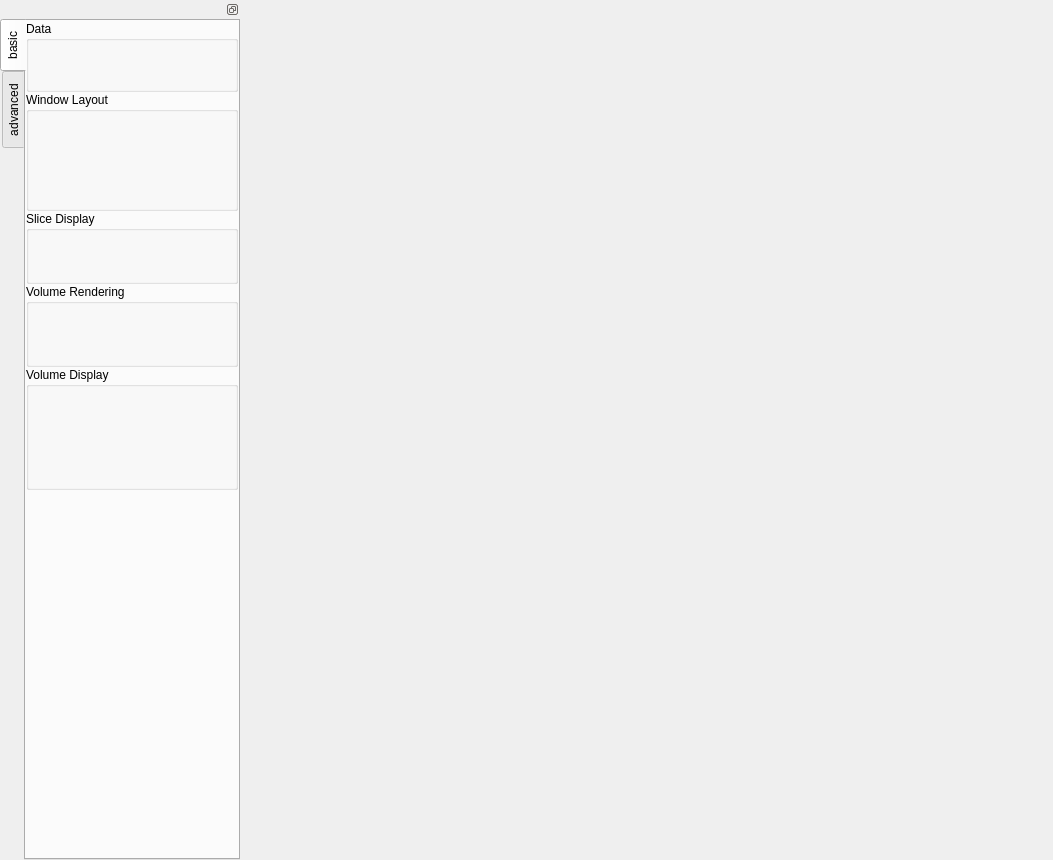
<?xml version="1.0" encoding="UTF-8"?>
<ui version="4.0">
 <class>stkSlicerApp</class>
 <widget class="QMainWindow" name="stkSlicerApp">
  <property name="geometry">
   <rect>
    <x>0</x>
    <y>0</y>
    <width>1053</width>
    <height>860</height>
   </rect>
  </property>
  <property name="windowTitle">
   <string>stkSlicerApp</string>
  </property>
  <widget class="QWidget" name="centralWidget">
   <layout class="QHBoxLayout" name="horizontalLayout">
    <property name="spacing">
     <number>0</number>
    </property>
    <property name="margin">
     <number>0</number>
    </property>
    <item>
     <widget class="QWidget" name="slicerWidget" native="true"/>
    </item>
   </layout>
  </widget>
  <widget class="QDockWidget" name="dockWidget">
   <property name="minimumSize">
    <size>
     <width>240</width>
     <height>582</height>
    </size>
   </property>
   <property name="maximumSize">
    <size>
     <width>240</width>
     <height>524287</height>
    </size>
   </property>
   <property name="features">
    <set>QDockWidget::DockWidgetFloatable|QDockWidget::DockWidgetMovable</set>
   </property>
   <property name="allowedAreas">
    <set>Qt::LeftDockWidgetArea</set>
   </property>
   <attribute name="dockWidgetArea">
    <number>1</number>
   </attribute>
   <widget class="QWidget" name="dockWidgetContents">
    <layout class="QVBoxLayout" name="verticalLayout_6">
     <property name="spacing">
      <number>0</number>
     </property>
     <property name="margin">
      <number>0</number>
     </property>
     <item>
      <widget class="QTabWidget" name="tabWidget">
       <property name="tabPosition">
        <enum>QTabWidget::West</enum>
       </property>
       <property name="currentIndex">
        <number>0</number>
       </property>
       <widget class="QWidget" name="tab">
        <attribute name="title">
         <string>basic</string>
        </attribute>
        <layout class="QVBoxLayout" name="verticalLayout_7">
         <property name="spacing">
          <number>0</number>
         </property>
         <property name="margin">
          <number>0</number>
         </property>
         <item>
          <widget class="QGroupBox" name="DataGroupBox">
           <property name="title">
            <string>Data</string>
           </property>
           <layout class="QHBoxLayout" name="horizontalLayout_2">
            <property name="spacing">
             <number>0</number>
            </property>
            <property name="margin">
             <number>0</number>
            </property>
            <item>
             <widget class="stkSlicerDataWidget" name="SlicerDataWidget" native="true">
              <property name="minimumSize">
               <size>
                <width>0</width>
                <height>48</height>
               </size>
              </property>
              <property name="autoFillBackground">
               <bool>false</bool>
              </property>
             </widget>
            </item>
           </layout>
          </widget>
         </item>
         <item>
          <widget class="QGroupBox" name="LayoutGroupBox">
           <property name="title">
            <string>Window Layout</string>
           </property>
           <layout class="QVBoxLayout" name="verticalLayout_2">
            <property name="spacing">
             <number>0</number>
            </property>
            <property name="margin">
             <number>0</number>
            </property>
            <item>
             <widget class="stkSlicerLayoutWidget" name="SlicerLayoutWidget" native="true">
              <property name="minimumSize">
               <size>
                <width>0</width>
                <height>96</height>
               </size>
              </property>
              <property name="autoFillBackground">
               <bool>false</bool>
              </property>
             </widget>
            </item>
           </layout>
          </widget>
         </item>
         <item>
          <widget class="QGroupBox" name="SliceNodeGroupBox">
           <property name="title">
            <string>Slice Display</string>
           </property>
           <layout class="QVBoxLayout" name="verticalLayout_5">
            <property name="spacing">
             <number>0</number>
            </property>
            <property name="margin">
             <number>0</number>
            </property>
            <item>
             <widget class="stkSlicerSliceNodeWidget" name="SliceNodeWidget" native="true">
              <property name="minimumSize">
               <size>
                <width>0</width>
                <height>50</height>
               </size>
              </property>
              <property name="autoFillBackground">
               <bool>false</bool>
              </property>
             </widget>
            </item>
           </layout>
          </widget>
         </item>
         <item>
          <widget class="QGroupBox" name="VolumeRenderingGroupBox">
           <property name="title">
            <string>Volume Rendering</string>
           </property>
           <layout class="QVBoxLayout" name="verticalLayout_4">
            <property name="spacing">
             <number>0</number>
            </property>
            <property name="margin">
             <number>0</number>
            </property>
            <item>
             <widget class="stkSlicerVolumeRenderingWidget" name="VolumeRenderingWidget" native="true">
              <property name="minimumSize">
               <size>
                <width>0</width>
                <height>60</height>
               </size>
              </property>
              <property name="autoFillBackground">
               <bool>false</bool>
              </property>
             </widget>
            </item>
           </layout>
          </widget>
         </item>
         <item>
          <widget class="QGroupBox" name="VolumeDisplayGroupBox">
           <property name="title">
            <string>Volume Display</string>
           </property>
           <layout class="QVBoxLayout" name="verticalLayout_3">
            <property name="spacing">
             <number>0</number>
            </property>
            <property name="margin">
             <number>0</number>
            </property>
            <item>
             <widget class="qSlicerVolumeDisplayWidget" name="VolumeDisplayWidget" native="true">
              <property name="minimumSize">
               <size>
                <width>0</width>
                <height>100</height>
               </size>
              </property>
              <property name="autoFillBackground">
               <bool>false</bool>
              </property>
             </widget>
            </item>
           </layout>
          </widget>
         </item>
         <item>
          <spacer name="verticalSpacer">
           <property name="orientation">
            <enum>Qt::Vertical</enum>
           </property>
           <property name="sizeHint" stdset="0">
            <size>
             <width>20</width>
             <height>405</height>
            </size>
           </property>
          </spacer>
         </item>
        </layout>
        <zorder>SliceNodeGroupBox</zorder>
        <zorder>VolumeRenderingGroupBox</zorder>
        <zorder>LayoutGroupBox</zorder>
        <zorder>DataGroupBox</zorder>
        <zorder>verticalSpacer</zorder>
        <zorder>VolumeDisplayGroupBox</zorder>
       </widget>
       <widget class="QWidget" name="tab_2">
        <attribute name="title">
         <string>advanced</string>
        </attribute>
        <layout class="QVBoxLayout" name="verticalLayout_9">
         <property name="spacing">
          <number>0</number>
         </property>
         <property name="margin">
          <number>0</number>
         </property>
         <item>
          <widget class="QGroupBox" name="groupBox">
           <property name="title">
            <string>Tumor Contour</string>
           </property>
           <layout class="QVBoxLayout" name="verticalLayout">
            <property name="spacing">
             <number>0</number>
            </property>
            <property name="margin">
             <number>0</number>
            </property>
            <item>
             <widget class="stkTumorContourSketchWidget" name="TumorContourSketchWidget" native="true">
              <property name="minimumSize">
               <size>
                <width>0</width>
                <height>50</height>
               </size>
              </property>
             </widget>
            </item>
           </layout>
          </widget>
         </item>
         <item>
          <widget class="QGroupBox" name="groupBox_2">
           <property name="title">
            <string>Route Planning</string>
           </property>
           <layout class="QVBoxLayout" name="verticalLayout_8">
            <property name="spacing">
             <number>0</number>
            </property>
            <property name="margin">
             <number>0</number>
            </property>
            <item>
             <widget class="stkRoutePlanningWidget" name="widget" native="true">
              <property name="minimumSize">
               <size>
                <width>0</width>
                <height>50</height>
               </size>
              </property>
             </widget>
            </item>
           </layout>
          </widget>
         </item>
         <item>
          <spacer name="verticalSpacer_2">
           <property name="orientation">
            <enum>Qt::Vertical</enum>
           </property>
           <property name="sizeHint" stdset="0">
            <size>
             <width>20</width>
             <height>701</height>
            </size>
           </property>
          </spacer>
         </item>
        </layout>
       </widget>
      </widget>
     </item>
    </layout>
   </widget>
  </widget>
 </widget>
 <layoutdefault spacing="6" margin="11"/>
 <customwidgets>
  <customwidget>
   <class>qSlicerVolumeDisplayWidget</class>
   <extends>QWidget</extends>
   <header>qSlicerVolumeDisplayWidget.h</header>
   <container>1</container>
  </customwidget>
  <customwidget>
   <class>stkSlicerLayoutWidget</class>
   <extends>QWidget</extends>
   <header>stkSlicerLayoutWidget.h</header>
   <container>1</container>
  </customwidget>
  <customwidget>
   <class>stkSlicerDataWidget</class>
   <extends>QWidget</extends>
   <header>stkSlicerDataWidget.h</header>
   <container>1</container>
  </customwidget>
  <customwidget>
   <class>stkSlicerVolumeRenderingWidget</class>
   <extends>QWidget</extends>
   <header>stkSlicerVolumeRenderingWidget.h</header>
   <container>1</container>
  </customwidget>
  <customwidget>
   <class>stkSlicerSliceNodeWidget</class>
   <extends>QWidget</extends>
   <header>stkSlicerSliceNodeWidget.h</header>
   <container>1</container>
  </customwidget>
  <customwidget>
   <class>stkTumorContourSketchWidget</class>
   <extends>QWidget</extends>
   <header>stkTumorContourSketchWidget.h</header>
   <container>1</container>
  </customwidget>
  <customwidget>
   <class>stkRoutePlanningWidget</class>
   <extends>QWidget</extends>
   <header location="global">stkRoutePlanningWidget.h</header>
   <container>1</container>
  </customwidget>
 </customwidgets>
 <resources/>
 <connections/>
</ui>
